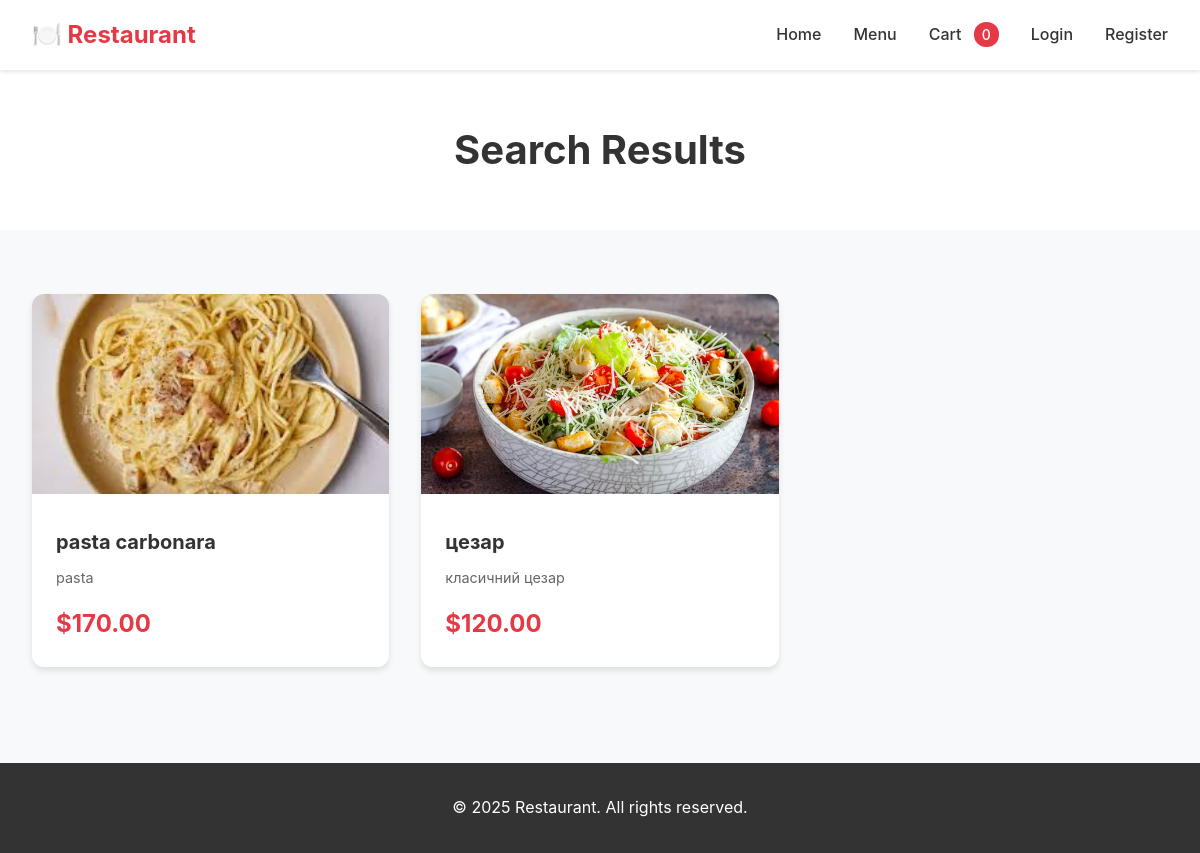
Screenshot of /menu/search/ with the database file from the repository.
### restoraunt_app/models.py (models this page shows, shortened)
class Dish(models.Model):
    category = models.ForeignKey(Category, on_delete=models.CASCADE, related_name="dishes")
    name = models.CharField(max_length=200)
    description = models.TextField()
    ingredients = models.TextField()
    image = models.ImageField(upload_to="dishes/", blank=True, null=True)
    price = models.DecimalField(max_digits=7, decimal_places=2)
    is_available = models.BooleanField(default=True)
    created_at = models.DateTimeField(default=timezone.now)

### restoraunt_app/views.py (the view)
# urls.py: path("menu/search/", search_dishes, name="search_dishes"),
def search_dishes(request):
    query = request.GET.get("q", "")
    dishes = Dish.objects.filter(name__icontains=query)
    return render(request, "menu/search_results.html", {
        "query": query,
        "dishes": dishes
    })

### restoraunt_app/templates/menu/search_results.html (shortened to what this page needs)
{% extends "base.html" %}
{% block content %}
<div class="page-header">
    <h1>Search Results</h1>
</div>
<div class="container">
    {% if dishes %}
    <div class="dish-grid">
        {% for dish in dishes %}
        <a href="{% url 'dish_detail' dish.id %}" class="dish-card">
            {% if dish.image %}
            <img src="{{ dish.image.url }}" alt="{{ dish.name }}" class="dish-image">
            {% else %}
            <div class="dish-image"></div>
            {% endif %}
            <div class="dish-content">
                <h3 class="dish-name">{{ dish.name }}</h3>
                <p class="dish-description">{{ dish.description }}</p>
                <div class="dish-footer">
                    <span class="dish-price">${{ dish.price }}</span>
                </div>
            </div>
        </a>
        {% endfor %}
    </div>
    {% else %}
    <div class="no-results">
        <p>No dishes found matching your search.</p>
        <a href="{% url 'menu' %}" class="btn btn-primary" style="margin-top: 1rem;">View All Dishes</a>
    </div>
    {% endif %}
</div>
{% endblock %}

### restoraunt_app/templates/base.html (style rules this page uses)
* { margin: 0; padding: 0; box-sizing: border-box; }
body { font-family: -apple-system, BlinkMacSystemFont, 'Segoe UI', Roboto, Oxygen, Ubuntu, Cantarell, sans-serif; line-height: 1.6; color: #333; background: #f8f9fa; }
.container { max-width: 1200px; margin: 0 auto; padding: 2rem; }

### restoraunt_app/templates/menu/search_results.html (style rules this page uses)
.page-header { text-align: center; padding: 3rem 0; background: white; margin-bottom: 2rem; }
.page-header h1 { font-size: 2.5rem; color: #333; }
.dish-grid { display: grid; grid-template-columns: repeat(auto-fill, minmax(280px, 1fr)); gap: 2rem; }
.dish-card { background: white; border-radius: 12px; overflow: hidden; box-shadow: 0 4px 6px rgba(0,0,0,0.1); transition: transform 0.3s, box-shadow 0.3s; text-decoration: none; color: inherit; display: block; }
.dish-image { width: 100%; height: 200px; object-fit: cover; background: #e9ecef; }
.dish-content { padding: 1.5rem; }
.dish-name { font-size: 1.25rem; font-weight: bold; margin-bottom: 0.5rem; }
.dish-description { color: #666; font-size: 0.9rem; margin-bottom: 1rem; display: -webkit-box; -webkit-line-clamp: 2; -webkit-box-orient: vertical; overflow: hidden; }
.dish-footer { display: flex; justify-content: space-between; align-items: center; }
.dish-price { font-size: 1.5rem; font-weight: bold; color: #e63946; }

### rows the page displays
Dish: image (picture), name "pasta carbonara", description "pasta", price "170.00"
Dish: image (picture), name "цезар", description "класичний цезар", price "120.00"

### other values shown
{{ request.session.cart|length|default:0 }} "0"
